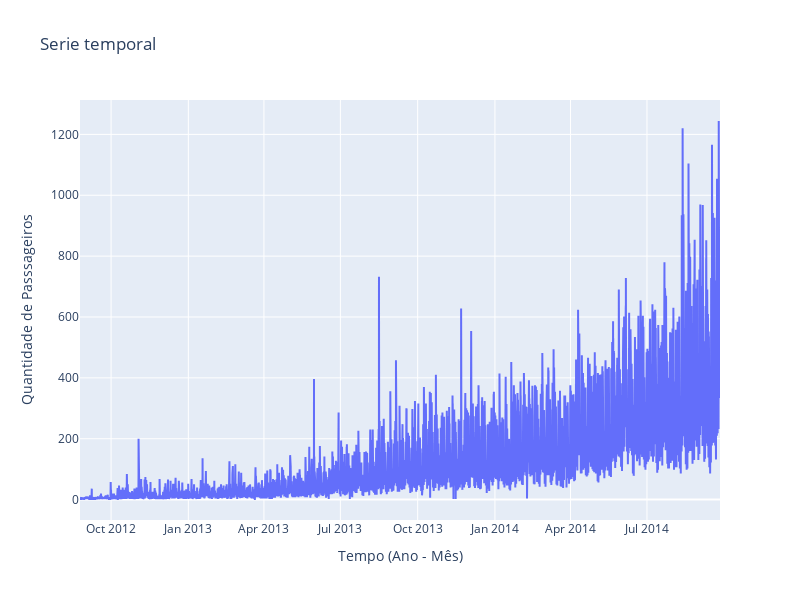

This figure's notebook cell:
### Code cell
# visualizando os resultados 

df_temp = df_train
df_temp.index = df_train.Datetime # Alterando o index para o Datetime no eixo x. 
df = df_train.drop('ID', 1) # Removendo variável ID, para obter apenas o Datetie no eixo x.
ts = df['Count']

data = go.Scatter(x=ts.index, y=ts.values)
layout = go.Layout(height=600, width=800, title='Serie temporal', xaxis=dict(title='Tempo (Ano - Mês)'),
                   yaxis=dict(title='Quantidade de Passsageiros'))
fig = go.Figure(data=[data], layout=layout)
fig.show()

### Figure 1 — Plotly figure (JSON) as saved in the notebook; plotly's stock layout.template omitted (floating-point values rounded to 4 significant figures; data arrays with more than 128 entries replaced by an {"elided": "..."} marker saying what was removed)
{"data": [{"type": "scatter", "x": {"elided": "18288 str values"}, "y": {"elided": "18288 int values"}}], "layout": {"height": 600, "title": {"text": "Serie temporal"}, "width": 800, "xaxis": {"title": {"text": "Tempo (Ano - Mês)"}}, "yaxis": {"title": {"text": "Quantidade de Passsageiros"}}}}
